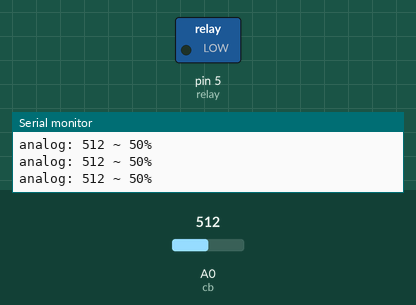
A sketch run on a simulated Arduino Uno, built with avr-gcc and run on an emulated ATmega328P. Parts: switched loads named in the sketch (green lamp = pin HIGH), the last lines printed to the serial monitor. The test bench sets the inputs (shaded band); at power-on: A0 (cb) = 512.

Above: at 1.2 s.
1.3 s: A0 (cb) set to 715
3.2 s: A0 (cb) set to 734
At 4.5 s:
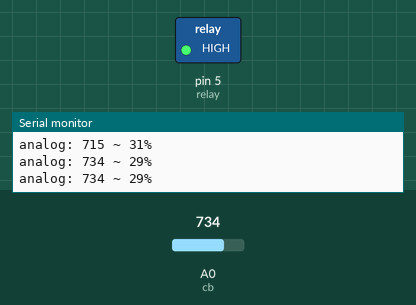
5.5 s: A0 (cb) set to 716
At 7.2 s:
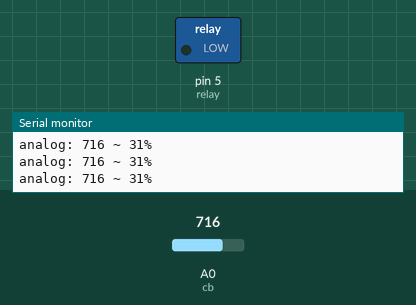
7.5 s: A0 (cb) set to 900
At 9.2 s:
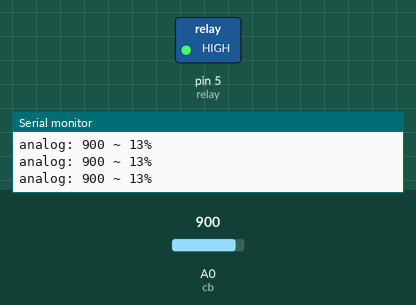
Timing chart, 0 to 10.5 s (numbered marks = the images above; inputs shaded):
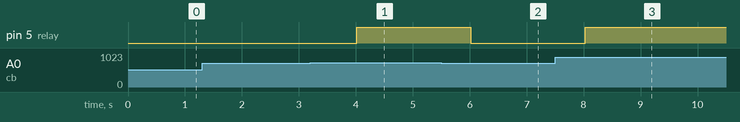

The sketch:

project_arduino.ino
```cpp
int relay = 5;    //Chân relay số 5
int cb = A0;      //Chân cảm biến ở chân Analog: A0
int doc_cb, TBcb;

void setup()
  {
    Serial. begin (9600);

    pinMode (cb, INPUT);        //Tín hiệu vào từ cảm biến

    pinMode (relay, OUTPUT);    //Tín hiệu xuất ra từ relay
    digitalWrite (relay, LOW);

  }

void loop()

  {

    for(int i=0;i<=9;i++)   /*Chúng ta sẽ tạo một hàm for để đọc 10 lần giá trị cảm biến,
                            sau đó lấy giá trị trung bình để được giá trị chính xác nhất.*/
        {
          doc_cb += analogRead(cb);
        }
    TBcb=doc_cb/10;     //Tính giá trị trung bình


    int phantramao = map(TBcb, 0, 1023, 0, 100);      //Chuyển giá trị Analog thành giá trị %
    int phantramthuc = 100 - phantramao;              //Tính giá trị phần trăm thực, chuyển điện thế khô thành ẩm

    Serial. print("analog: "); Serial. print(TBcb); Serial.print(" "); Serial. print("~"); Serial.print(" ");
    Serial.print(phantramthuc); Serial.println('%');
    delay (500);
    doc_cb=0;

    if ( phantramthuc >= 30 )         //Nếu phần trăm thực lớn hơn hoặc = 30%

      {
        digitalWrite (relay, LOW);    //Thì relay OFF, không bơm
      }

    else                              //Ngược lại, phần trăm thực nhỏ hơn 30%
      {
        digitalWrite (relay, HIGH);   //Thì relay ON, Bơm chạy
      }

  }
```

Measured:
- the behaviour switches between 726 and 727 on A0 (cb) (found by bisection; images 0 and 1)
- after the input at 3.2 s, pin 5 (relay): LOW → HIGH after 0.81 s
- after the input at 5.5 s, pin 5 (relay): HIGH → LOW after 0.52 s
- after the input at 7.5 s, pin 5 (relay): LOW → HIGH after 0.52 s
